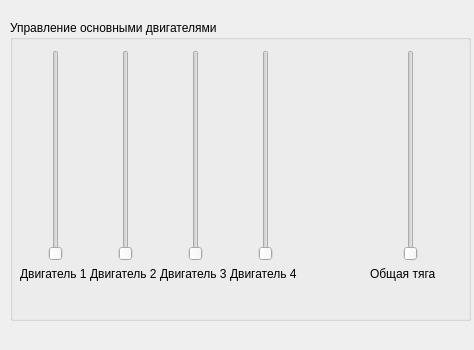
<?xml version="1.0" encoding="UTF-8"?>
<ui version="4.0">
 <class>Form</class>
 <widget class="QWidget" name="Form">
  <property name="geometry">
   <rect>
    <x>0</x>
    <y>0</y>
    <width>474</width>
    <height>350</height>
   </rect>
  </property>
  <property name="windowTitle">
   <string>Form</string>
  </property>
  <widget class="QGroupBox" name="groupBox">
   <property name="geometry">
    <rect>
     <x>10</x>
     <y>20</y>
     <width>461</width>
     <height>301</height>
    </rect>
   </property>
   <property name="title">
    <string>Управление основными двигателями</string>
   </property>
   <widget class="QWidget" name="verticalLayoutWidget">
    <property name="geometry">
     <rect>
      <x>10</x>
      <y>30</y>
      <width>71</width>
      <height>231</height>
     </rect>
    </property>
    <layout class="QVBoxLayout" name="verticalLayout">
     <item alignment="Qt::AlignmentFlag::AlignHCenter">
      <widget class="QSlider" name="verticalSlider_2">
       <property name="orientation">
        <enum>Qt::Orientation::Vertical</enum>
       </property>
      </widget>
     </item>
     <item>
      <widget class="QLabel" name="label_2">
       <property name="text">
        <string>Двигатель 1</string>
       </property>
      </widget>
     </item>
    </layout>
   </widget>
   <widget class="QWidget" name="verticalLayoutWidget_2">
    <property name="geometry">
     <rect>
      <x>80</x>
      <y>30</y>
      <width>71</width>
      <height>231</height>
     </rect>
    </property>
    <layout class="QVBoxLayout" name="verticalLayout_2">
     <item alignment="Qt::AlignmentFlag::AlignHCenter">
      <widget class="QSlider" name="verticalSlider_3">
       <property name="orientation">
        <enum>Qt::Orientation::Vertical</enum>
       </property>
      </widget>
     </item>
     <item>
      <widget class="QLabel" name="label_3">
       <property name="text">
        <string>Двигатель 2</string>
       </property>
      </widget>
     </item>
    </layout>
   </widget>
   <widget class="QWidget" name="verticalLayoutWidget_3">
    <property name="geometry">
     <rect>
      <x>150</x>
      <y>30</y>
      <width>71</width>
      <height>231</height>
     </rect>
    </property>
    <layout class="QVBoxLayout" name="verticalLayout_3">
     <item alignment="Qt::AlignmentFlag::AlignHCenter">
      <widget class="QSlider" name="verticalSlider_6">
       <property name="orientation">
        <enum>Qt::Orientation::Vertical</enum>
       </property>
      </widget>
     </item>
     <item>
      <widget class="QLabel" name="label_4">
       <property name="text">
        <string>Двигатель 3</string>
       </property>
      </widget>
     </item>
    </layout>
   </widget>
   <widget class="QWidget" name="verticalLayoutWidget_4">
    <property name="geometry">
     <rect>
      <x>360</x>
      <y>30</y>
      <width>81</width>
      <height>231</height>
     </rect>
    </property>
    <layout class="QVBoxLayout" name="verticalLayout_4">
     <item alignment="Qt::AlignmentFlag::AlignHCenter">
      <widget class="QSlider" name="verticalSlider_7">
       <property name="orientation">
        <enum>Qt::Orientation::Vertical</enum>
       </property>
      </widget>
     </item>
     <item>
      <widget class="QLabel" name="label_5">
       <property name="text">
        <string>Общая тяга</string>
       </property>
      </widget>
     </item>
    </layout>
   </widget>
   <widget class="QWidget" name="verticalLayoutWidget_5">
    <property name="geometry">
     <rect>
      <x>220</x>
      <y>30</y>
      <width>71</width>
      <height>231</height>
     </rect>
    </property>
    <layout class="QVBoxLayout" name="verticalLayout_5">
     <item alignment="Qt::AlignmentFlag::AlignHCenter">
      <widget class="QSlider" name="verticalSlider_8">
       <property name="orientation">
        <enum>Qt::Orientation::Vertical</enum>
       </property>
      </widget>
     </item>
     <item>
      <widget class="QLabel" name="label_6">
       <property name="text">
        <string>Двигатель 4</string>
       </property>
      </widget>
     </item>
    </layout>
   </widget>
  </widget>
 </widget>
 <resources/>
 <connections/>
</ui>
